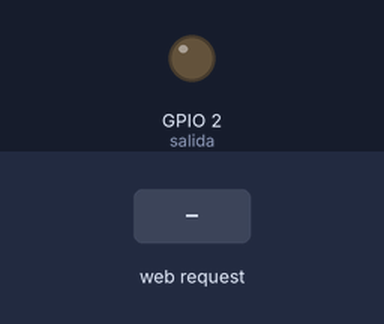
A sketch run on a simulated ESP32. Parts: output pins drawn as LEDs (lit = HIGH). The test bench sets the inputs (shaded band). WiFi joins after 1.5 s; servers stay silent unless stated; what the sketch prints to the serial monitor is not drawn.

Above: at 2.7 s.
2.8 s: HTTP request GET /on received
At 4.0 s:
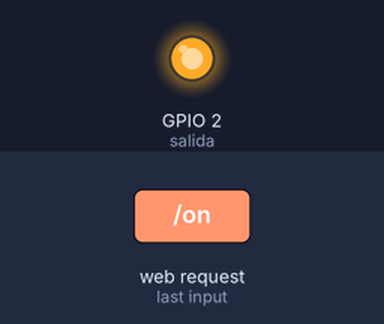
4.3 s: HTTP request GET /off received
At 5.2 s:
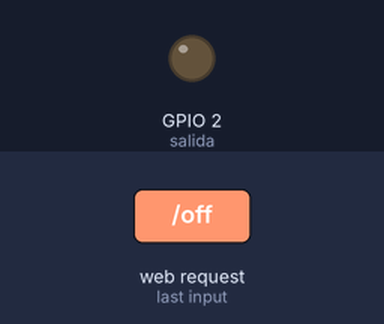
Timing chart, 0 to 7.3 s (numbered marks = the images above; inputs shaded):
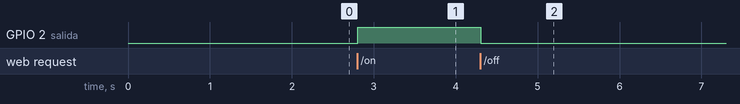

Measured:
- after the input at 2.8 s, GPIO 2 (salida): LOW → HIGH at once
- after the input at 4.3 s, GPIO 2 (salida): HIGH → LOW at once

The sketch:

servidor.ino
```cpp
#include <WiFi.h>

//------------------Servidor Web en puerto 80---------------------

WiFiServer server(80);

//---------------------Credenciales de WiFi-----------------------

const char* ssid     = "ODIN";
const char* password = "72416646";

//---------------------VARIABLES GLOBALES-------------------------
int contconexion = 0;

String header; // Variable para guardar el HTTP request

String estadoSalida = "off";

const int salida = 2;

//------------------------CODIGO HTML------------------------------
String pagina = "<!DOCTYPE html>"
"<html>"
"<head>"
"<meta charset='utf-8' />"
"<title>Servidor Web ESP32</title>"
"</head>"
"<body>"
"<center>"
"<h1>Servidor Web ESP32</h1>"
"<p><a href='/on'><button style='height:50px;width:100px'>ON</button></a></p>"
"<p><a href='/off'><button style='height:50px;width:100px'>OFF</button></a></p>"
"</center>"
"</body>"
"</html>";


//---------------------------SETUP--------------------------------
void setup() {
  WiFi.mode(WIFI_MODE_STA );
  Serial.begin(115200);
  Serial.println("");

  pinMode(salida, OUTPUT);
  digitalWrite(salida, LOW);

  // Conexión WIFI
  WiFi.begin(ssid, password);
  //Cuenta hasta 50 si no se puede conectar lo cancela
  while (WiFi.status() != WL_CONNECTED and contconexion <50) {
    ++contconexion;
    delay(500);
    Serial.print(".");
  }
  if (contconexion <50) {
      //para usar con ip fija
      //IPAddress ip(192,168,1,180);
      //IPAddress gateway(192,168,1,1);
      //IPAddress subnet(255,255,255,0);
      //WiFi.config(ip, gateway, subnet);

      Serial.println("");
      Serial.println("WiFi conectado");
      Serial.println(WiFi.localIP());
      server.begin(); // iniciamos el servidor
  }
  else {
      Serial.println("");
      Serial.println("Error de conexion");
  }
}

//----------------------------LOOP----------------------------------

void loop(){
  WiFiClient client = server.available();   // Escucha a los clientes entrantes

  if (client) {                             // Si se conecta un nuevo cliente
    Serial.println("New Client.");          //
    String currentLine = "";                //
    while (client.connected()) {            // loop mientras el cliente está conectado
      if (client.available()) {             // si hay bytes para leer desde el cliente
        char c = client.read();             // lee un byte
        Serial.write(c);                    // imprime ese byte en el monitor serial
        header += c;
        if (c == '\n') {                    // si el byte es un caracter de salto de linea
          // si la nueva linea está en blanco significa que es el fin del
          // HTTP request del cliente, entonces respondemos:
          if (currentLine.length() == 0) {
            client.println("HTTP/1.1 200 OK");
            client.println("Content-type:text/html");
            client.println("Connection: close");
            client.println();

            // enciende y apaga el GPIO
            if (header.indexOf("GET /on") >= 0) {
              Serial.println("GPIO on");
              estadoSalida = "on";
              digitalWrite(salida, HIGH);
            } else if (header.indexOf("GET /off") >= 0) {
              Serial.println("GPIO off");
              estadoSalida = "off";
              digitalWrite(salida, LOW);
            }

            // Muestra la página web
            client.println(pagina);

            // la respuesta HTTP temina con una linea en blanco
            client.println();
            break;
          } else { // si tenemos una nueva linea limpiamos currentLine
            currentLine = "";
          }
        } else if (c != '\r') {  // si C es distinto al caracter de retorno de carro
          currentLine += c;      // lo agrega al final de currentLine
        }
      }
    }
    // Limpiamos la variable header
    header = "";
    // Cerramos la conexión
    client.stop();
    Serial.println("Client disconnected.");
    Serial.println("");
  }
}
```
